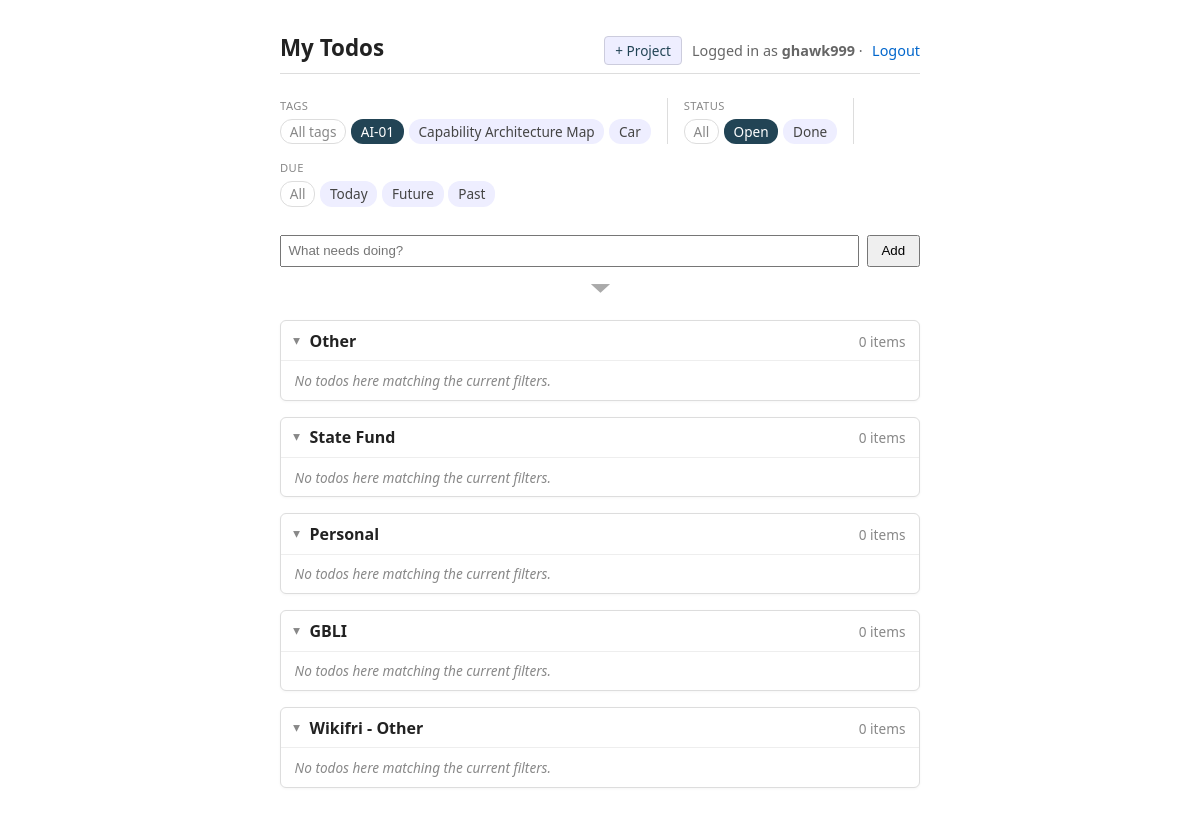
Page /?tag=AI-01 (signed in) on the committed database.
### todos/models.py (models this page shows, shortened)
class Tag(models.Model):
    user = models.ForeignKey(
        settings.AUTH_USER_MODEL,
        on_delete=models.CASCADE,
        related_name='tags',
    )
    name = models.CharField(max_length=50)
    created_at = models.DateTimeField(auto_now_add=True)
    class Meta:
        ordering = ['name']
        constraints = [
            models.UniqueConstraint(Lower('name'), 'user', name='unique_tag_name_per_user_ci'),
        ]

class Project(models.Model):
    user = models.ForeignKey(
        settings.AUTH_USER_MODEL,
        on_delete=models.CASCADE,
        related_name='projects',
    )
    name = models.CharField(max_length=80)
    sort_order = models.PositiveIntegerField(default=0)
    is_catchall = models.BooleanField(default=False)
    created_at = models.DateTimeField(auto_now_add=True)
    class Meta:
        ordering = ['sort_order', 'name']
        constraints = [
            models.UniqueConstraint(fields=['user', 'name'], name='unique_project_name_per_user'),
            models.UniqueConstraint(
                fields=['user'],
                condition=models.Q(is_catchall=True),
                name='one_catchall_per_user',
            ),
        ]
    def __str__(self):
        return self.name

### todos/views.py (the view)
# urls.py: path('', views.todo_list, name='todo_list'),
@login_required
def todo_list(request):
    return render(request, 'todos/list.html', _list_context(request))

### todos/forms.py (shortened to what this page needs)
class TodoForm(forms.ModelForm):
    tags_text = forms.CharField(
        required=False,
        label='Tags',
        widget=forms.TextInput(attrs={'placeholder': 'tags (comma-separated)'}),
    )
    class Meta:
        model = Todo
        fields = ['title', 'project', 'due_date']
        widgets = {
            'title': forms.TextInput(attrs={'placeholder': 'What needs doing?', 'autofocus': True}),
            'due_date': forms.DateInput(attrs={'type': 'date'}),
        }
    def __init__(self, *args, user=None, **kwargs):
        super().__init__(*args, **kwargs)
        self._user = user
        if user is not None:
            self.fields['project'].queryset = user.projects.all()
        self.fields['project'].required = False
        self.fields['project'].empty_label = '— no project —'
        if self.instance and self.instance.pk and not self.is_bound:
            self.fields['tags_text'].initial = ', '.join(
                self.instance.tags.values_list('name', flat=True)
            )

class ProjectForm(forms.ModelForm):
    class Meta:
        model = Project
        fields = ['name']
        widgets = {
            'name': forms.TextInput(attrs={'placeholder': 'New project name'}),
        }
    def __init__(self, *args, user=None, **kwargs):
        super().__init__(*args, **kwargs)
        self._user = user

### todos/views.py (called while the page is built, shortened)
def _get_or_create_catchall(user):
    catchall = user.projects.filter(is_catchall=True).first()
    if catchall is not None:
        return catchall

def _active_tag(request):
    raw = (request.GET.get('tag') or '').strip()
    if not raw:
        return None
    return Tag.objects.filter(user=request.user, name__iexact=raw).first()

def _active_status(request):
    raw = request.GET.get('status')
    if raw is None:
        return 'open'  # default view: open todos only
    raw = raw.strip().lower()
    if raw == 'all':
        return None
    return raw if raw in STATUS_CHOICES else 'open'

def _active_due(request):
    raw = (request.GET.get('due') or '').strip().lower()
    return raw if raw in DUE_CHOICES else None

### todos/templates/todos/list.html (shortened to what this page needs)
{% extends "base.html" %}
{% block header_actions %}
    <button type="button" id="new-project-btn" class="btn-new-project">+ Project</button>
{% endblock %}
{% block content %}
    <div class="filter-bar">
        {% if used_tags %}
            <div class="filter-group">
                <div class="filter-label">Tags</div>
                <div class="filter-pills">
                    <a class="chip clear {% if not active_tag %}active{% endif %}" href="{% querystring tag=None %}">All tags</a>
                    {% for tag in used_tags %}
                        <a class="chip {% if active_tag and active_tag.pk == tag.pk %}active{% endif %}"
                           href="{% querystring tag=tag.name %}">{{ tag.name }}</a>
                    {% endfor %}
                </div>
            </div>
        {% endif %}
        <div class="filter-group">
            <div class="filter-label">Status</div>
            <div class="filter-pills">
                <a class="chip clear {% if not active_status %}active{% endif %}" href="{% querystring status='all' %}">All</a>
                <a class="chip {% if active_status == 'open' %}active{% endif %}" href="{% querystring status='open' %}">Open</a>
                <a class="chip {% if active_status == 'done' %}active{% endif %}" href="{% querystring status='done' %}">Done</a>
            </div>
        </div>
        <div class="filter-group">
            <div class="filter-label">Due</div>
            <div class="filter-pills">
                <a class="chip clear {% if not active_due %}active{% endif %}" href="{% querystring due=None %}">All</a>
                <a class="chip {% if active_due == 'today' %}active{% endif %}" href="{% querystring due='today' %}">Today</a>
                <a class="chip {% if active_due == 'future' %}active{% endif %}" href="{% querystring due='future' %}">Future</a>
                <a class="chip {% if active_due == 'past' %}active{% endif %}" href="{% querystring due='past' %}">Past</a>
            </div>
        </div>
    </div>
    <form class="add-form" method="post" action="{% url 'todo_add' %}">
        <div class="add-row">
            {{ todo_form.title }}
            <button type="submit">Add</button>
        </div>
        <details class="add-more" {% if todo_form.project.errors or todo_form.tags_text.errors or todo_form.due_date.errors %}open{% endif %}>
            <summary title="Show / hide project, tags, and due date"></summary>
        </details>
    </form>
    <div id="project-cards">
    {% for group in groups %}
        <details class="card draggable" open draggable="true" data-project-id="{{ group.project.pk }}">
            <summary>
                <span class="card-title">{{ group.project.name }}</span>
                <span class="card-count">{{ group.todos|length }} item{{ group.todos|length|pluralize }}</span>
            </summary>
            {% if group.todos %}
                <ul class="todos">
                    {% for todo in group.todos %}
                        <li class="{% if todo.done %}done{% endif %}">
                            <form class="inline toggle-form" method="post" action="{% url 'todo_toggle' todo.pk %}">
                                {% csrf_token %}
                                {% if active_tag %}<input type="hidden" name="next_tag" value="{{ active_tag.name }}">{% endif %}
                                <input type="hidden" name="next_status" value="{{ active_status|default:'all' }}">
                                {% if active_due %}<input type="hidden" name="next_due" value="{{ active_due }}">{% endif %}
                                <input type="checkbox" class="todo-check" {% if todo.done %}checked{% endif %} title="Toggle done" aria-label="Mark complete">
                            </form>
                            <span class="title">
                                {{ todo.title }}
                                {% for t in todo.tags.all %}<span class="row-tag">{{ t.name }}</span>{% endfor %}
                            </span>
                            {% if todo.due_date %}
                                <span class="due-date">due {{ todo.due_date|date:"M j" }}</span>
                            {% endif %}
                            <a href="{% url 'todo_edit' todo.pk %}{% querystring %}" class="edit-btn" title="Edit" aria-label="Edit todo">✎</a>
                            <form class="inline" method="post" action="{% url 'todo_delete' todo.pk %}">
                                {% csrf_token %}
                                {% if active_tag %}<input type="hidden" name="next_tag" value="{{ active_tag.name }}">{% endif %}
                                <input type="hidden" name="next_status" value="{{ active_status|default:'all' }}">
                                {% if active_due %}<input type="hidden" name="next_due" value="{{ active_due }}">{% endif %}
                                <button type="submit" class="delete-btn" title="Delete" aria-label="Delete todo">✕</button>
                            </form>
                        </li>
                    {% endfor %}
                </ul>
            {% else %}
                <p class="card-empty">No todos here{% if active_tag or active_status %} matching the current filters{% endif %}.</p>
            {% endif %}
        </details>
    {% empty %}
        <p style="color:#666">No projects yet — add one above, or add a todo (it'll go into "Other").</p>
    {% endfor %}
    </div>
{% endblock %}

### todos/templates/base.html (shortened to what this page needs)
{% load static %}
<!doctype html>
<html lang="en">
<head>
</head>
<body>
<header>
    <h1>My Todos</h1>
    <nav>
        {% if user.is_authenticated %}
            {% block header_actions %}{% endblock %}
            <span class="nav-user">Logged in as <strong>{{ user.username }}</strong> ·</span>
            <form class="inline" method="post" action="{% url 'logout' %}">
                <button type="submit" class="link">Logout</button>
            </form>
        {% else %}
            <a href="{% url 'login' %}">Login</a> · <a href="{% url 'signup' %}">Sign up</a>
        {% endif %}
    </nav>
</header>
<main>
    {% block content %}{% endblock %}
</main>
</body>
</html>

### todos/templates/base.html (style rules this page uses)
body { font-family: system-ui, sans-serif; max-width: 640px; margin: 2rem auto; padding: 0 1rem; color: #222; }
header { display: flex; justify-content: space-between; align-items: baseline; border-bottom: 1px solid #ddd; padding-bottom: .5rem; margin-bottom: 1.5rem; }
header h1 { margin: 0; font-size: 1.4rem; }
header nav { font-size: .9rem; color: #666; display: flex; align-items: center; gap: .6rem; }
header nav .nav-user { line-height: 1.6; }
header nav a, header nav .link { color: #06c; text-decoration: none; background: none; border: none; padding: 0; cursor: pointer; font: inherit; }
form.inline { display: inline; }
.add-form { display: flex; flex-direction: column; gap: .25rem; margin-bottom: 1rem; }
.add-form .add-row { display: flex; gap: .5rem; align-items: center; }
.add-form .add-row input[type=text] { flex: 1; padding: .4rem; }
.add-form input[type=text] { padding: .4rem; }
.add-form button { padding: .4rem .8rem; }
.add-form details.add-more > summary { cursor: pointer; user-select: none; list-style: none; color: #aaa; padding: .35rem 0; width: 100%; text-align: center; border-radius: 4px; transition: background .1s, color .1s; }
.add-form details.add-more > summary::before { content: '▾'; display: inline-block; font-size: 1.1rem; line-height: 1; transform: scaleX(2.2); transition: transform .15s; transform-origin: center; }
button.link { color: #c33; }
.btn-new-project { padding: .25rem .65rem; background: #eef; color: #245; border: 1px solid #ccd; border-radius: 4px; cursor: pointer; font: inherit; font-size: .85rem; }
details.card { border: 1px solid #ddd; border-radius: 6px; margin: 1rem 0; background: #fff; }
details.card[open] { box-shadow: 0 1px 3px rgba(0,0,0,.04); }
details.card summary { padding: .55rem .85rem; cursor: pointer; user-select: none; display: flex; align-items: baseline; gap: .5rem; list-style: none; }
details.card summary::before { content: '▸'; color: #888; font-size: .85rem; transition: transform .15s; display: inline-block; }
details.card[open] summary::before { transform: rotate(90deg); }
details.card[open] summary { border-bottom: 1px solid #eee; }
details.card .card-title { font-weight: 600; }
details.card .card-count { color: #888; font-size: .85rem; margin-left: auto; }
details.card .card-empty { padding: .6rem .85rem; color: #888; font-size: .85rem; font-style: italic; margin: 0; }
details.card.draggable > summary { cursor: grab; }
.filter-bar { display: flex; align-items: stretch; gap: 1rem; margin: .25rem 0 1.75rem; flex-wrap: wrap; font-size: .85rem; }
.filter-group { display: flex; flex-direction: column; gap: .35rem; min-width: 0; }
.filter-label { font-size: .7rem; color: #888; text-transform: uppercase; letter-spacing: .04em; }
.filter-pills { display: flex; flex-wrap: wrap; gap: .3rem; }
.chip { color: #444; background: #eef; padding: .15rem .55rem; border-radius: 12px; text-decoration: none; border: 1px solid transparent; }
.chip.active { background: #245; color: #fff; }
.chip.clear { background: transparent; color: #888; border-color: #ddd; }

### rows in the picture
Tag: name "AI-01"
Tag: name "Capability Architecture Map"
Tag: name "Car"
Project: project.name "Other", todos|length "0"
Project: project.name "State Fund", todos|length "0"
Project: project.name "Personal", todos|length "0"
Project: project.name "GBLI", todos|length "0"
Project: project.name "Wikifri - Other", todos|length "0"

### other values in the picture
{{ user.username }} "ghawk999"
